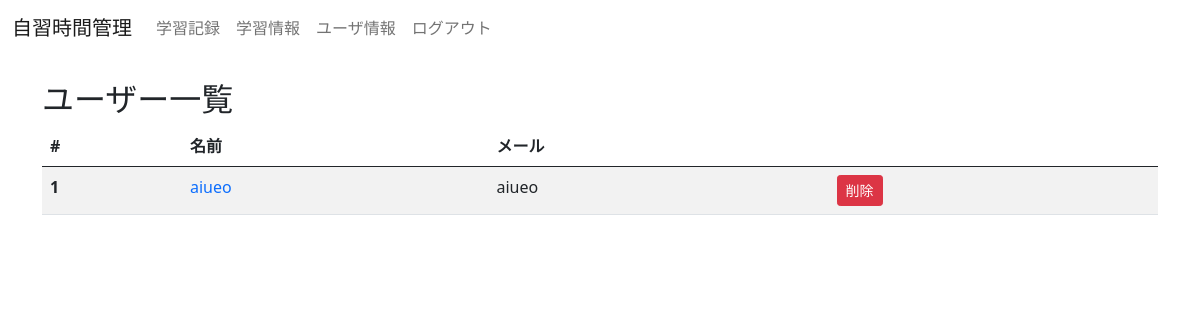
Page /users (signed in) on the earlier database version.
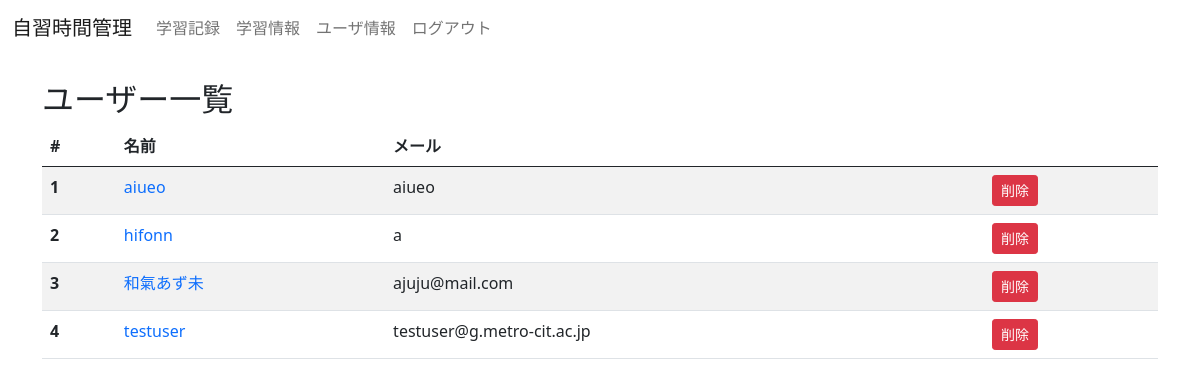
Same page on the later database version.
### models/user.py (models this page shows)
class User_info(UserMixin, db.Model):
    __tablename__ = 'user'
    id = db.Column(db.Integer, primary_key=True)  # システムで使う番号
    name = db.Column(db.String(255))  # 社員名
    mail = db.Column(db.String(255))  # メール
    password = db.Column(db.String(255)) # パスワード
    created_at = db.Column(db.DateTime, nullable=False, default=datetime.now)  # 作成日時
    updated_at = db.Column(db.DateTime, nullable=False, default=datetime.now, onupdate=datetime.now)  # 更新日時

### views.py (the view)
@app.route('/users')
@login_required
def users_list():
    users = User_info.query.all()
    return render_template('/user_list.html', users=users)

### views.py (called while the page is built)
@app.login_manager.user_loader
def load_user(user_id):
    return User_info.query.get(user_id)

### templates/user_list.html
{% extends "layout.html" %}
{% block content %}
<div class="container mt-4">
    <h2>ユーザー一覧</h2>
    <table class="table table-striped">
        <thead>
            <tr>
              <th scope="col">#</th>
              <th scope="col">名前</th>
              <th scope="col">メール</th>
              <th scope="col"></th>
            </tr>
          </thead>
          <tbody>
            {% for user in users %}
            <tr>
              <th scope="row">{{ user.id }}</th>
              <td>
                <a class="text-decoration-none" href="{{ url_for('user_detail', id=user.id) }}">
                  {{ user.name }}
                </a>
              </td>
              <td>{{ user.mail }}</td>
              <td>
                <form action="{{ url_for('user_delete', id=user.id) }}" method="POST">
                    <input class="btn btn-danger btn-sm" type="submit" value="削除">
                </form>
              </td>
            </tr>
            {% endfor %}
          </tbody>
    </table>
</div>
{% endblock %}

### templates/layout.html (shortened to what this page needs)
<!DOCTYPE html>
<html lang="ja">
<head>
    <link rel="stylesheet" href="{{ url_for('static', filename='css/style.css') }}" >
    <link href="https://cdn.jsdelivr.net/npm/bootstrap@5.0.2/dist/css/bootstrap.min.css" rel="stylesheet">
</head>
<body>
     <nav class="navbar navbar-expand-lg navbar-light">
        <div class="container-fluid">
          <a class="navbar-brand" href="/">自習時間管理</a>
          <div class="collapse navbar-collapse" id="navbarNavAltMarkup">
            <div class="navbar-nav">
              <a class="nav-link" href="/stopwatch" >学習記録</a>
              <a class="nav-link" href="/lrecords">学習情報</a>
              <a class="nav-link" href="/users">ユーザ情報</a>
              <a class="nav-link" href="/logout" >ログアウト</a>
            </div>
          </div>
        </div>
      </nav>
    {% block content %}
    {% endblock %}
</body>
</html>

### static/css/style.css (style rules this page uses)
body { font-family: "游ゴシック", "YuGothic", "メイリオ", meiryo, sans-serif; }

Differences in the rows shown:
added User_info: id "2", name "hifonn", mail "a"
added User_info: id "3", name "和氣あず未", mail "ajuju@mail.com"
added User_info: id "4", name "testuser", mail "testuser@g.metro-cit.ac.jp"
